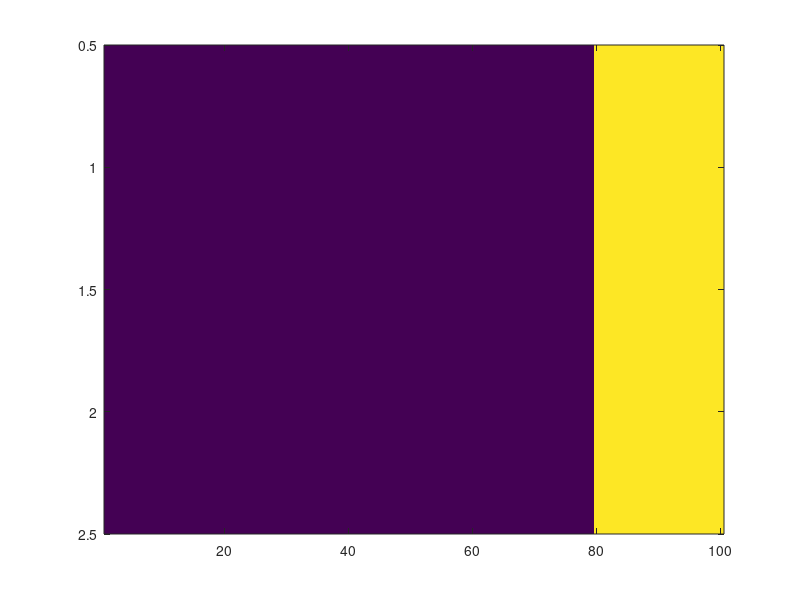

This figure's MATLAB source: (Note: this script raises an error after producing the figure.)
% function [ResEnergy]=CA_Functions(prob,numantsALL)
function [ResEnergy]=CA_Functions2(varargin)
% if nargin<6%so I can supress print out if I want
tic
% end
rng('shuffle');
DRAW = 1;
workfolder=pwd;
schRes=1;
% numantsALL=[2,3,5,8,10,12,15,18,20,25,30];
numantsALL= 10;
tt=5;
tw=2;
runIts = 1;
energyMult=1;
rech = 600; %default recharge steps
ptt=.7; %default probability to turn
tuntip=20;
if(nargin>1);
    proba = varargin{1};
    numantsALL=varargin{2};
    if(nargin>=3)
        tt=varargin{3};
    end
    if(nargin>=4)
        tw=varargin{4};
    end
    if(nargin>=5)
        energyMult=varargin{5}*10000+1; %1 if {5}=0, 10001 else
    end
    if(nargin>=7)
        rech=varargin{7}; %1 if {5}=0, 10001 else
    end
    if(nargin>=8)
        ptt=varargin{8}; %1 if {5}=0, 10001 else
    end
    if(nargin>=9)
        tuntip=varargin{9}; %1 if {5}=0, 10001 else
    end
end


for z=1:size(numantsALL,2)
    numants=numantsALL(z);
    cmap=[1 0 0; 0.8 0.8 0; 1 1 1; 1 0.5 0;jet(numantsALL)];
    %     disp(z);
    for run=runIts
        clearvars -except numants DRAW run workfolder schRes ResEnergy groupEnergy...
            indEnergy tunLength numantsALL z proba tt tw runIts energyMult cmap rech ptt tuntip
        countSize= 4;
        steps2drop=20; % # of steps to drop the pellet
        pause2dig=25;%%25; %number of steps ant spends digging - 25
        recharge_steps=rech; %orginally =20steps now 20 mins
        %         recharge_steps=20; % important parameter - defines how much time the colony actually is actually digging
        
        %  pellet2grow=100; %100/tunnelsize;% should be 100/tunnel size - number of pellets to increase the tunnel tip
        %1/30/17
        pellet2grow=200; %100/tunnelsize;% should be 100/tunnel size - number of pellets to increase the tunnel tip
        
        
        exc_ECost=3;
        Transp_ECost=4;%SHOULD BE 4!!!
        walk_ECost=1;
        prob_turn=ptt; %has to be 0.34
        
        tunnelsize = tw;
        tunneltip=tuntip;
        roadlength = 100;
        countSpot = roadlength-2;
        iterations = tt*100; % .5 secs per iteration 345600 = 48 hours
        
        elow_limit=(walk_ECost*roadlength+Transp_ECost*roadlength+exc_ECost*pause2dig)/2;
        etop_limit=elow_limit*10 ;
        
        recharge=round((etop_limit-elow_limit)/recharge_steps);% energy gained after 1 recharging step
        pelletcount=0; % number of pellets excavated in total
        
        coeffP=1;
        %         coeffP=0.93; %=within first 12 hours ants dig in the tunnel only 93% (48h-68%) of the time -93 for future: ants are digging coeffP*prob2dig
        %0 - unexcavated, 1 - excavated, 2 and -2 - ants
        penalty=0;
        all1=0; % if all 1 is set to 1, ants are digging continuously, if to 0 - with probabilities P
        uselessRuns=0;% runs which did not result in the pellet excavation
        % set initial conditions
        prob_lateral =.52;% 0.52;
        prob_forward = 1;
        
        
        %prob to move with pellet
        if penalty==1
            prob_lateralp = 0.7;
            prob_forwardp = 0.4;
        else
            prob_lateralp =prob_lateral;
            %             prob_lateralp = .1;%0.52; % was 0.4 with penalty NO DIFFERENCE FOR NOW
            prob_forwardp = 1; % was 0.7
            
        end
        
        %%%%%%%initialize road%%%%%%%%%%%%
        %       road = Initialize(tunnelsize, tunneltip, roadlength, numants);
        road = zeros(tunnelsize, roadlength); %0-sand
        road(1:tunnelsize,roadlength-tunneltip:roadlength)=1; %1 - excavated road
        %%%%%%%%%%%%%%%%%%%%%
        
        if(DRAW)
            
            imagesc(road);
            drawnow;
        end
        
        %initially ALL ants have to be set with coordinates equal to the
        %tunnel length
        
        systemState.x(1:numants,1)=roadlength;  %x of ants
        systemState.y(1:numants,1)=randi([1,tunnelsize],1,numants); % of ants
        systemState.digpause=zeros(numants,1);  %contains all ants, which present at 3 BL away from the tunnel face          %3 - pause for digging
        systemState.pellet=zeros(numants,1);                 %4 - 1 for pellet/0 for no pellet
        systemState.energy(1:numants,1)=etop_limit*energyMult;          %5 - energy
        systemState.globalindx(1:numants,1)=1:numants;       %6 - indexes in global system
        systemState.restflag=ones(numants,1);                %7 - Flag to stop digging (1/ if ant RESTs/recharges energy, 0 when ant walking): FOR START EVERYONE IS NOT AT THE TUNNEL
        systemState.time2drop=zeros(numants,1);              %8 - # of steps ant spent droping the pellet
        systemState.prob=zeros(numants,1);
        systemState.atFace=zeros(numants,1);
        resting=zeros(numants,1);
        %         systemState.atFace=zeros(numants,1);
        %         systemState.prob = prob;
        
        if(nargin>1)
            p = proba;
            if all(p(1)==p) %if equal
                systemState.prob = p;
                %                 if nargin<6%so I can supress print out if I want
                pts('ants = ',length(p));
                %                 end
                
            else
                
                systemState.prob=proba;
                systemState.prob=systemState.prob./sum(systemState.prob);
                
                % % %                 p=p/sum(p);
                % %                 systemState.prob=p.^(1.75);
                % %                 systemState.prob=systemState.prob./sum(systemState.prob);
                % % %                 systemState.prob = p;
                %                 if nargin<6
                pts('ants = ',length(p));
                %                 end
                
                %                 pts(systemState.prob);
            end
            
        else
            systemState = SetProbabilities(workfolder,numants,systemState,coeffP,all1); %9 - probabilities!!! from averaged Lorenz curve for 12 hours
        end
        
        % counter for total energy
        m=1;
        %         growth_energy = zeros(m,3);
        growth_energy(m,1:3)=0; %TODO find out what this does
        
        %%%%%%%%%%%%%%
        %added code which preallocates variables which change size on each
        %iteration previously
        markmatr = zeros(iterations,numants+1);
        markmatrN0 = zeros(iterations,numants+1);
        tunnel_length = zeros(iterations,2);
        tunnel_length(:,1)= 1:iterations;
        energy = zeros(iterations,numants);
        pellet = zeros(iterations,numants);
        probs = zeros(iterations,numants);
        atFace = zeros(iterations,numants);
        prevResting = systemState.restflag;
        tunTime = zeros(1,numants);
        flow = zeros(iterations,2);
        occupied = zeros(iterations,2);
        density = zeros(iterations,2);
        %         groupEnergy=zeros(
        
        indEnergy= zeros(iterations,numants,length(runIts)); % energy of individual ants per 1 step of cycle
        tunLength=zeros(iterations,2,length(runIts)); % tunnel growth
        markMatr=zeros(iterations,numants+1,length(runIts));
        markMatrN0=zeros(iterations,numants+1,length(runIts));
        %%%%%%%%%%%%%%
        for kk=1:iterations
            
            ind = randperm(numants);
            systemState.x(:)= systemState.x(ind);
            systemState.y(:)= systemState.y(ind);
            x=systemState.x(:);
            y=systemState.y(:);
            systemState.digpause(:)=systemState.digpause(ind);                %3
            systemState.pellet(:)=systemState.pellet(ind);                    %4
            systemState.energy(:)=systemState.energy(ind);                    %5
            systemState.globalindx(:)=systemState.globalindx(ind);            %6
            systemState.restflag(:)=systemState.restflag(ind);                %7
            systemState.time2drop(:)=systemState.time2drop(ind);              %8
            systemState.prob(:)=systemState.prob(ind);
            systemState.atFace(:)=systemState.atFace(ind);
            prevResting(:)=prevResting(ind);
            resting(:)=resting(ind);
            tunTime(:)=tunTime(ind);
            markmatr(kk,1)=kk;% contains all ants, which present at 3 BL away from the tunnel face
            markmatrN0(kk,1)=kk; % contains all ants, which DIG(!) at 3 BL away from the tunnel face
            moved = zeros(1,2);
            
            %              %%%%%%%%%%%%
            %              vdir= road(sub2ind(size(road),y,x))./abs(road(sub2ind(size(road),y,x)));
            %              rechargeInds = find(systemState.restflag(:,1)==1 &  systemState.pellet(:,1)~=1);
            %              systemState
            %              %%%%%%%%%%%%
            
            for jj=1:numants
                %figure out direction of motion +1 up /-1 down
                vdir = road(y(jj), x(jj))/abs(road(y(jj), x(jj))); %negative
                %%%%%%%%%%%%%%%%%%%recharge%%%%%%%%%%%%%%%%
                if systemState.restflag(jj)
                    if systemState.pellet(jj)
                        %PELLETDEPOSIT
                        if systemState.time2drop(jj,1) < steps2drop
                            systemState.time2drop(jj,1)=systemState.time2drop(jj,1)+1;
                        else
                            if systemState.prob(jj)*coeffP>=rand% ant goes to the tunnel
                                if road(y(jj), x(jj))==1
                                    road(y(jj), x(jj))=-2;
                                    systemState.restflag(jj,1)=0;
                                    systemState.pellet(jj,1)=0;
                                else
                                    systemState.time2drop(jj,1)=systemState.time2drop(jj,1)-1;
                                end
                            end
                        end
                        
                    else %no pellet
                        %RECHARGE
                        if systemState.energy(jj,1)>=etop_limit
                            r=rand;
                            if  systemState.prob(jj)*coeffP>=r% ant goes to the tunnel
                                %after ant recharges she starts moving towards tunnel
                                if road(y(jj), x(jj))==1
                                    road(y(jj), x(jj))=-2;
                                    systemState.restflag(jj,1)=0;
                                end
                            end
                        else
                            systemState.energy(jj,1)=systemState.energy(jj,1)+recharge;
                        end
                    end
                else %%systemState.restflag==0
                    if systemState.digpause(jj)~=0
                        [systemState,road,tunneltip,growth_energy,m,~,pelletcount,pellet2grow] = Digging(systemState,jj,pause2dig,exc_ECost,walk_ECost,growth_energy,m, road, x, y, roadlength, tunneltip, kk, pelletcount, pellet2grow);
                    else %==0
                        if vdir<0 && systemState.pellet(jj)==0
                            if x(jj) == (roadlength-tunneltip)
                                %SetToDigTip
                                systemState.energy(jj,1)=systemState.energy(jj,1)+walk_ECost;
                                growth_energy(m,2)=growth_energy(m,2)-walk_ECost;
                                systemState.digpause(jj,1)=1;
                            elseif x(jj)>(roadlength-tunneltip) && ...
                                    x(jj)<=(roadlength-tunneltip+2) && ...
                                    road(y(jj),x(jj)-1)==-2 && ...
                                    ~isempty(find(road(:,x(jj))==1,1))
                                %SetToDigNearTip
                                jjfa=find(systemState.x(:)==x(jj)-1 & systemState.y(:)==y(jj));% the number jj of the front ant to check if she digs
                                
                                if systemState.digpause(jjfa)~=0 && systemState.digpause(jjfa)~=pause2dig %if ant infront digs and not ready to leave the tunnel
                                    systemState.energy(jj,1)=systemState.energy(jj,1)+walk_ECost;
                                    growth_energy(m,2)=growth_energy(m,2)-walk_ECost;
                                    systemState.digpause(jj,1)=1; %stay and dig
                                end
                            end
                        end
                    end
                end
                
                if systemState.restflag(jj)~=1 && systemState.digpause(jj)==0
                    [road, systemState, growth_energy, vdir,uselessRuns,moved] = Walking(systemState, jj, prob_lateral, prob_forward, prob_lateralp, prob_forwardp, walk_ECost,growth_energy,m, Transp_ECost, road, x, y, roadlength, tunneltip, elow_limit, prob_turn,tunnelsize,uselessRuns,countSpot,moved);
                end
                %order digging / set to digging/ walking is important
                if(x(jj) == (roadlength-tunneltip))
                    systemState.atFace(jj)=systemState.atFace(jj)+1;
                end
                
                if x(jj)>=(roadlength-tunneltip) && x(jj)<=(roadlength-tunneltip+2)
                    markmatr(kk,systemState.globalindx(jj)+1)=1;
                    if systemState.digpause(jj,1)~=0
                        markmatrN0(kk,systemState.globalindx(jj)+1)=1;
                    end
                end
                
                if(x(jj)<roadlength)
                    tunTime(jj)=tunTime(jj)+1;
                end
            end % end of ant cycle
            
            
            
            if(DRAW && mod(kk,1)==0)
                % image displays only positive values: +2 rescales
                %                 figure(1);
                %                 image(road+2);
                %                 colormap([0.25 0.25 0.25; 0.8 0.8 0; 1 1 1; 1 0.5 0]);
                %                 drawnow;
                
                figure(2);
                set(gca,'box','on');
                
                newR = road+2;
                for(i = 1:numantsALL)
                    id = find(systemState.globalindx==i);
                    %                     if(systemState.digpause(id)>1)
                    %                         newR(systemState.y(id),...
                    %                             systemState.x(id))=1;
                    %                     else
                    newR(systemState.y(id),...
                        systemState.x(id))=i+4;
                    %                     end
                    
                end
                %                 cmap = lines(numantsALL+4);
                image(newR);
                
                text(10,1,['t = ',num2str(kk/2/60,'%10.2g'),' min'],'fontsize',20);
                colormap(cmap);
                colorbar;
                drawnow;
                %                 pause;
                
                %                 pause;
                %pause;
                %
                
                saveas(gcf,['A:\movie\' num2str(kk)],'png')
                
            end
            
            %             tunnel_length(kk,1)=kk;
            tunnel_length(kk,2)=tunneltip;
            %change in energy of every single ant on each cycle step
            energy(kk,systemState.globalindx(:))=systemState.energy(:);
            pellet(kk,systemState.globalindx(:))=systemState.pellet(:);
            probs(kk,systemState.globalindx(:))=systemState.prob(:);
            atFace(kk,systemState.globalindx(:))=systemState.atFace(:);
            flow(kk,:)= moved;
            occupied(kk,:)= [(abs(road(1,countSpot))==2), (abs(road(2,countSpot))==2)];
            
            k1=find(abs(road(1,(roadlength-tunneltip+countSize):(roadlength-1)))==2);
            k2=find(abs(road(2,(roadlength-tunneltip+countSize):(roadlength-1)))==2);
            
            density(kk,:)= [length(k1),length(k2)];
            if tunneltip==1
                break;
            end
            
            %             probabil(systemState.globalindx(:))= systemState.prob(:);
            %             atFace(systemState.globalindx(:))=atFace(:);
            
            
            restInds= find(systemState.restflag-prevResting==-1); %resting=1 to walking=0 0-1=-1
            resting(restInds)=resting(restInds)+1;
            prevResting=systemState.restflag(:);
            
        end
        
        %after diff==-1 means pellet deposited
        
        pellet =[zeros(1,numants); cumsum(diff(pellet)==-1)];
        
        % set energy
        
        groupEnergy(1:size(growth_energy)-1,:,run)=growth_energy(1:size(growth_energy)-1,:); % total energy expenditure per unit of tunnel growth: 1 -tunneltip; 2 -energy expenditure; 3 - number of steps kk
        indEnergy(:,:,run)= energy; % energy of individual ants per 1 step of cycle
        tunLength(:,:,run)=tunnel_length; % tunnel growth
        %         markMatr(:,:)=markmatr;
        %         markMatrN0(:,:,run)=markmatrN0;
        tunTime(systemState.globalindx(:))=tunTime(:);
        
    end
    
    ResEnergy(z).numants=numants;
    ResEnergy(z).groupEnergy=groupEnergy;
    ResEnergy(z).indEnergy=indEnergy;
    ResEnergy(z).tunLength=tunLength;
    %         ResEnergy(schRes).markMatr=markMatr;   %%? next line it changes?
    ResEnergy(z).density=density;
    ResEnergy(z).markMatr=markmatrN0;
    ResEnergy(z).pall1=all1;
    ResEnergy(z).coeffP=coeffP;
    ResEnergy(z).penalty=penalty;
    ResEnergy(z).uselessRuns= uselessRuns;
    ResEnergy(z).numants=numants;
    ResEnergy(z).pellets=pellet;
    ResEnergy(z).prob=probs;
    ResEnergy(z).atFace= atFace;
    ResEnergy(z).resting=resting;
    ResEnergy(z).tunTime = tunTime;
    ResEnergy(z).flow = flow;
    ResEnergy(z).prob_turn = prob_turn;
    ResEnergy(z).pause2dig=pause2dig;
    ResEnergy(z).recharge_steps = recharge_steps;
    ResEnergy(z).occupied = occupied;
    ResEnergy(z).equalDis     = all(probs(1,1)==probs(1,:));
    ResEnergy(z).pell2grow = pellet2grow;
    ResEnergy(z).infEnergy = energyMult>1;
    ResEnergy(z).equalDis     = all(probs(1,1)==probs(1,:));
    %energyMult = 1 if non-inf energy!
    schRes=z+1;
    clearvars groupEnergy indEnergy tunLength markMatr markMatrN0
end
%trim last line in group Energy
% save([pwd,'\ResEnergyP0ESame.mat'],'ResEnergy', '-v7.3')
% if(nargin==0)
%     lorenzcurve(ResEnergy.prob,ResEnergy.pellets);
% end
% if nargin<6
toc
% end